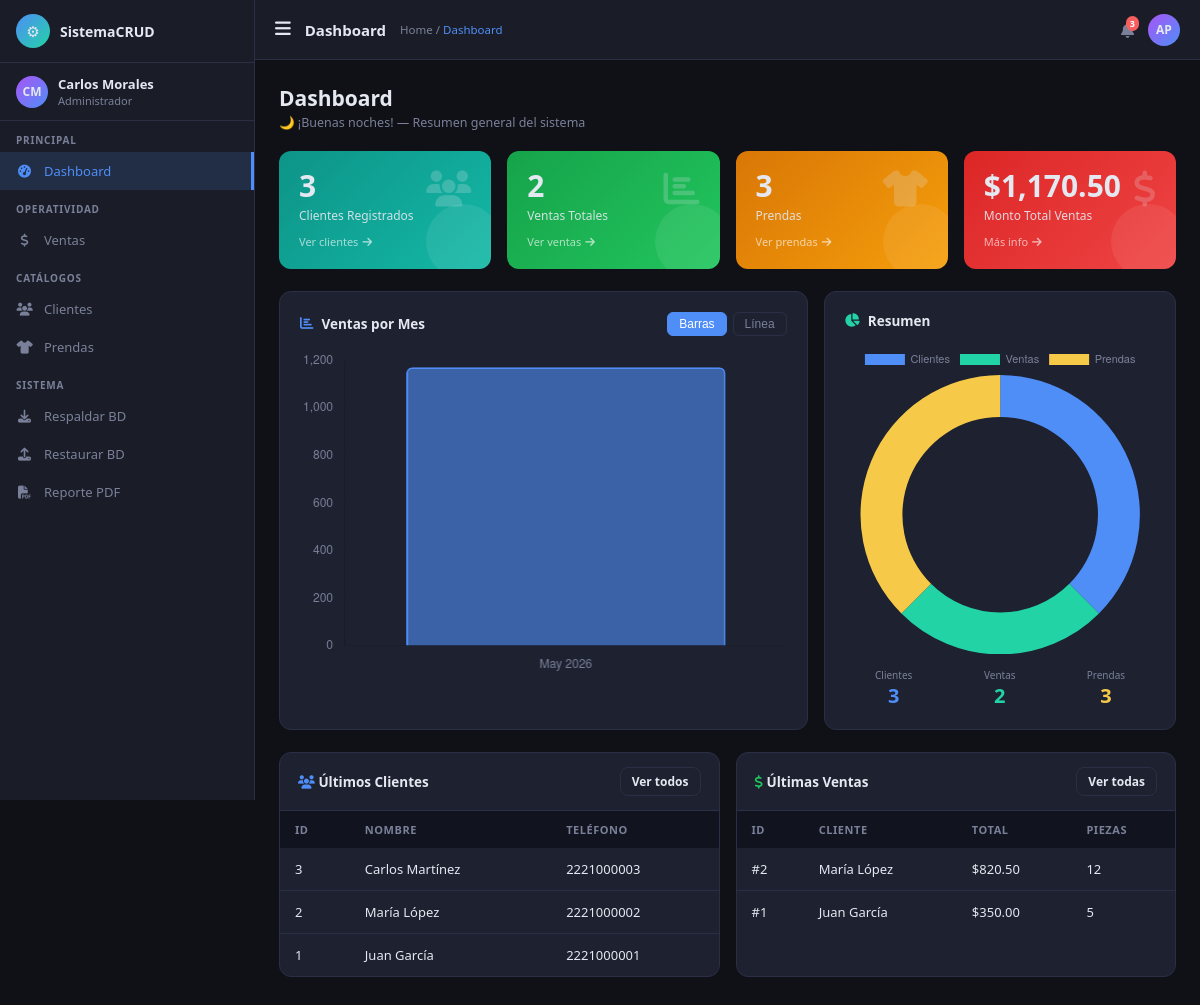
Before: / with the older database file.
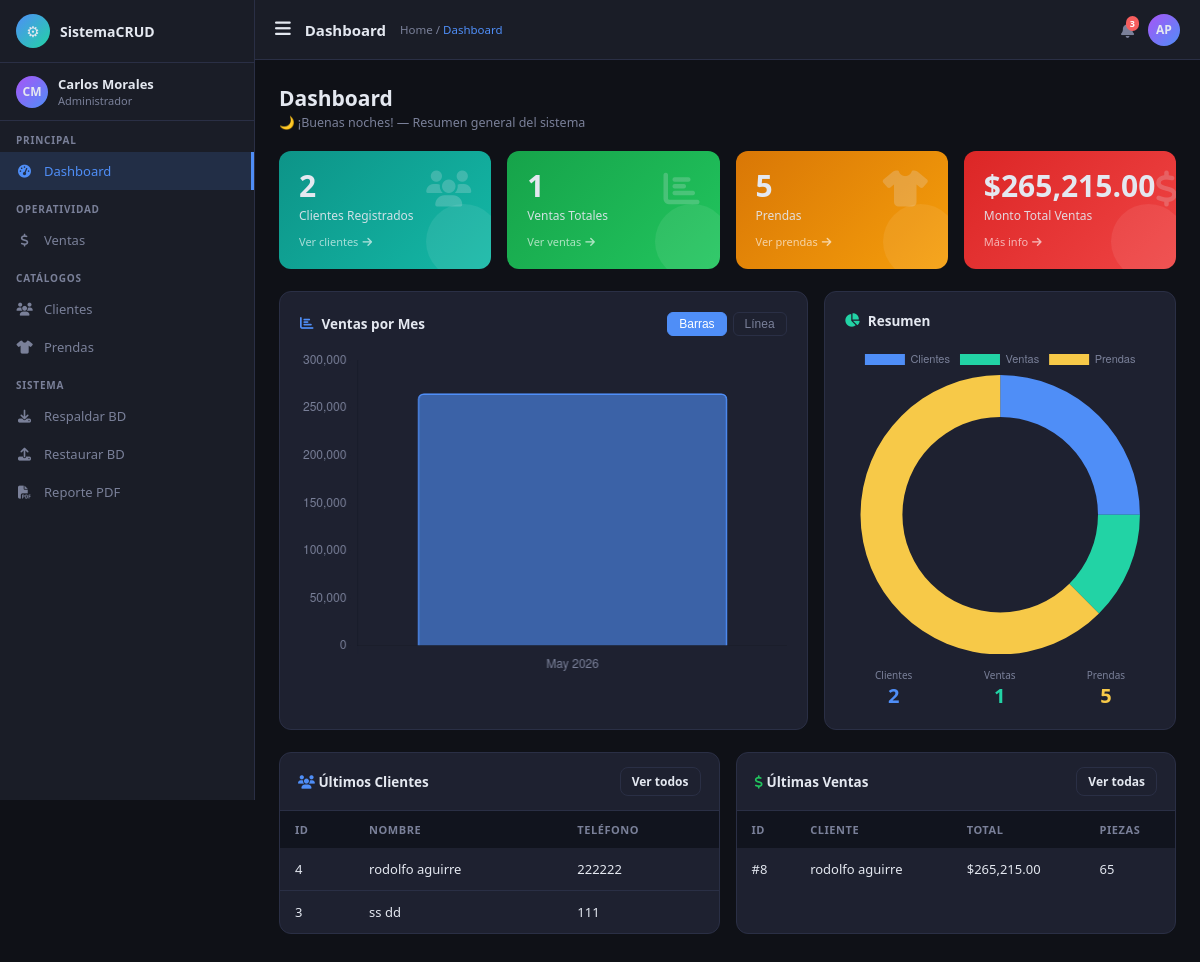
After: the same page with the newer database file.
### tables this page shows
CREATE TABLE `cliente` (
  `Id_cliente` int NOT NULL AUTO_INCREMENT,
  `Nombre` varchar(20) NOT NULL,
  `Ap_paterno` varchar(20) NOT NULL,
  `Telefono` varchar(10) NOT NULL,
  `Contrasena` varchar(255) NOT NULL,
  `Direccion` varchar(100) NOT NULL,
  `CP` varchar(5) NOT NULL,
  PRIMARY KEY (`Id_cliente`),
  KEY `idx_nombre` (`Nombre`),
  KEY `idx_apellido` (`Ap_paterno`)
);

CREATE TABLE `venta` (
  `Id_venta` int NOT NULL AUTO_INCREMENT,
  `Fecha` date NOT NULL,
  `Realizacion` varchar(40) NOT NULL,
  `Total` decimal(10,2) NOT NULL,
  `Id_cliente` int NOT NULL,
  `Total_piezas` int NOT NULL,
  `Id_detallev` int DEFAULT NULL,
  PRIMARY KEY (`Id_venta`),
  KEY `detalleventa_Venta_fk` (`Id_detallev`),
  KEY `Cliente_Venta_fk` (`Id_cliente`),
  CONSTRAINT `Cliente_Venta_fk` FOREIGN KEY (`Id_cliente`) REFERENCES `cliente` (`Id_cliente`),
  CONSTRAINT `detalleventa_Venta_fk` FOREIGN KEY (`Id_detallev`) REFERENCES `detalleventa` (`Id_detallev`),
  CONSTRAINT `fk_cliente_venta` FOREIGN KEY (`Id_cliente`) REFERENCES `cliente` (`Id_cliente`),
  CONSTRAINT `fk_detallev_venta` FOREIGN KEY (`Id_detallev`) REFERENCES `detalleventa` (`Id_detallev`)
);

### controllers/DashboardController.php (called while the page is built)
<?php
class DashboardController {
    public function index() {
        $clienteModel = new Cliente();
        $ventaModel   = new Venta();
        $prendaModel  = new Prenda();
        $hora = (int)date('H');
        if ($hora >= 6 && $hora < 12)      $saludo = '☀️ ¡Buenos días!';
        elseif ($hora >= 12 && $hora < 19) $saludo = '🌤️ ¡Buenas tardes!';
        else                                $saludo = '🌙 ¡Buenas noches!';
        $ventasMes      = $ventaModel->getPerMonth();
        $labels         = array_column($ventasMes, 'mes');
        $totales        = array_column($ventasMes, 'total');
        $total_clientes = $clienteModel->count();
        $total_ventas   = $ventaModel->count();
        $total_prendas  = $prendaModel->count();
        $monto_total    = $ventaModel->sumTotal();
        $ultimos_clientes = $clienteModel->getLast5();
        $ultimas_ventas   = $ventaModel->getLast5();
        require_once 'views/Dashboard/index.php';
    }
}

### models/Database.php (called while the page is built, shortened)
<?php
class Database {
    private static $instance = null;
    public static function getConnection() {
        if (self::$instance === null) {
            self::$instance = new mysqli(DB_HOST, DB_USER, DB_PASS, DB_NAME);
            self::$instance->set_charset('utf8mb4');
        }
        return self::$instance;
    }
}

### models/Cliente.php (called while the page is built, shortened)
<?php
class Cliente {
    private $db;
    public function __construct() {
        $this->db = Database::getConnection();
    }
    public function getLast5(): array {
        $result = $this->db->query(
            'SELECT Id_cliente, Nombre, Ap_paterno, Telefono, Direccion
             FROM cliente ORDER BY Id_cliente DESC LIMIT 5'
        );
        return $result->fetch_all(MYSQLI_ASSOC);
    }
    public function count(): int {
        return (int) $this->db->query('SELECT COUNT(*) FROM cliente')->fetch_row()[0];
    }
}

### models/Venta.php (called while the page is built, shortened)
<?php
class Venta {
    private $db;
    public function __construct() {
        $this->db = Database::getConnection();
    }
    public function getLast5(): array {
        $result = $this->db->query(
            'SELECT v.Id_venta, v.Fecha, v.Total, v.Total_piezas,
                    c.Nombre, c.Ap_paterno
             FROM venta v
             INNER JOIN cliente c ON v.Id_cliente = c.Id_cliente
             ORDER BY v.Id_venta DESC LIMIT 5'
        );
        return $result->fetch_all(MYSQLI_ASSOC);
    }
    public function count(): int {
        return (int) $this->db->query('SELECT COUNT(*) FROM venta')->fetch_row()[0];
    }
    public function sumTotal(): string {
        $val = $this->db->query('SELECT SUM(Total) FROM venta')->fetch_row()[0];
        return $val ? number_format((float)$val, 2) : '0.00';
    }
    public function getPerMonth(): array {
        $result = $this->db->query(
            "SELECT DATE_FORMAT(Fecha,'%b %Y') AS mes,
                    COUNT(*) AS cantidad,
                    SUM(Total) AS total
             FROM venta
             GROUP BY DATE_FORMAT(Fecha,'%Y-%m'), DATE_FORMAT(Fecha,'%b %Y')
             ORDER BY MIN(Fecha) ASC
             LIMIT 6"
        );
        return $result->fetch_all(MYSQLI_ASSOC);
    }
}

### models/Prenda.php (called while the page is built, shortened)
<?php
class Prenda {
    private $db;
    public function __construct() {
        $this->db = Database::getConnection();
    }
    public function count(): int {
        return (int) $this->db->query('SELECT COUNT(*) FROM prendas')->fetch_row()[0];
    }
}

### views/Dashboard/index.php (the view)
<?php
$page_id    = 'dashboard';
$page_title = 'Dashboard';
require_once 'views/layouts/header.php';
?>
<div style="display:flex;align-items:center;justify-content:space-between;margin-bottom:20px;flex-wrap:wrap;gap:10px">
  <div>
    <div class="ptitle" style="margin-bottom:2px">Dashboard</div>
    <div class="psub" style="margin-bottom:0"><?php echo $saludo; ?> — Resumen general del sistema</div>
  </div>
</div>
<div class="stat-grid">
  <div class="sc sc-teal">
    <div>
      <div class="sc-val"><?php echo $total_clientes; ?></div>
      <div class="sc-lbl">Clientes Registrados</div>
      <a href="<?php echo url('cliente'); ?>" class="sc-more" style="color:rgba(255,255,255,.85)">Ver clientes <i class="fas fa-arrow-right"></i></a>
    </div>
    <i class="fas fa-users sc-icon"></i>
  </div>
  <div class="sc sc-green">
    <div>
      <div class="sc-val"><?php echo $total_ventas; ?></div>
      <div class="sc-lbl">Ventas Totales</div>
      <a href="<?php echo url('venta'); ?>" class="sc-more" style="color:rgba(255,255,255,.85)">Ver ventas <i class="fas fa-arrow-right"></i></a>
    </div>
    <i class="fas fa-chart-bar sc-icon"></i>
  </div>
  <div class="sc sc-amber">
    <div>
      <div class="sc-val"><?php echo $total_prendas; ?></div>
      <div class="sc-lbl">Prendas</div>
      <a href="<?php echo url('prenda'); ?>" class="sc-more" style="color:rgba(255,255,255,.85)">Ver prendas <i class="fas fa-arrow-right"></i></a>
    </div>
    <i class="fas fa-tshirt sc-icon"></i>
  </div>
  <div class="sc sc-red">
    <div>
      <div class="sc-val">$<?php echo $monto_total; ?></div>
      <div class="sc-lbl">Monto Total Ventas</div>
      <a href="<?php echo url('venta'); ?>" class="sc-more" style="color:rgba(255,255,255,.85)">Más info <i class="fas fa-arrow-right"></i></a>
    </div>
    <i class="fas fa-dollar-sign sc-icon"></i>
  </div>
</div>
<div class="chart-row">
  <div class="chart-card">
    <div class="ch-hdr">
      <div class="ch-ttl"><i class="fas fa-chart-bar" style="color:var(--accent)"></i> Ventas por Mes</div>
      <div class="ch-btns">
        <button class="ch-btn act" onclick="switchChart('bar',this)">Barras</button>
        <button class="ch-btn" onclick="switchChart('line',this)">Línea</button>
      </div>
    </div>
    <canvas id="graficaVentas" height="200"></canvas>
  </div>
  <div class="chart-card">
    <div class="ch-hdr">
      <div class="ch-ttl"><i class="fas fa-pie-chart" style="color:var(--accent2)"></i> Resumen</div>
    </div>
    <canvas id="graficaDonut" height="160"></canvas>
    <div style="display:grid;grid-template-columns:repeat(3,1fr);gap:8px;margin-top:14px;text-align:center">
      <div>
        <div style="font-size:10px;color:var(--muted)">Clientes</div>
        <div style="font-size:20px;font-weight:800;color:var(--accent)"><?php echo $total_clientes; ?></div>
      </div>
      <div>
        <div style="font-size:10px;color:var(--muted)">Ventas</div>
        <div style="font-size:20px;font-weight:800;color:var(--accent2)"><?php echo $total_ventas; ?></div>
      </div>
      <div>
        <div style="font-size:10px;color:var(--muted)">Prendas</div>
        <div style="font-size:20px;font-weight:800;color:var(--accent3)"><?php echo $total_prendas; ?></div>
      </div>
    </div>
  </div>
</div>
<div style="display:grid;grid-template-columns:1fr 1fr;gap:16px">
  <div class="tcard">
    <div class="tcard-hdr">
      <div class="tcard-ttl"><i class="fas fa-users" style="color:var(--accent)"></i> Últimos Clientes</div>
      <a href="<?php echo url('cliente'); ?>" class="btn btn-sm btn-outline">Ver todos</a>
    </div>
    <table>
      <thead><tr><th>ID</th><th>Nombre</th><th>Teléfono</th></tr></thead>
      <tbody>
        <?php foreach ($ultimos_clientes as $c): ?>
        <tr>
          <td><?php echo $c['Id_cliente']; ?></td>
          <td><?php echo htmlspecialchars($c['Nombre'] . ' ' . $c['Ap_paterno']); ?></td>
          <td><?php echo htmlspecialchars($c['Telefono']); ?></td>
        </tr>
        <?php endforeach; ?>
      </tbody>
    </table>
  </div>
  <div class="tcard">
    <div class="tcard-hdr">
      <div class="tcard-ttl"><i class="fas fa-dollar-sign" style="color:var(--green)"></i> Últimas Ventas</div>
      <a href="<?php echo url('venta'); ?>" class="btn btn-sm btn-outline">Ver todas</a>
    </div>
    <table>
      <thead><tr><th>ID</th><th>Cliente</th><th>Total</th><th>Piezas</th></tr></thead>
      <tbody>
        <?php foreach ($ultimas_ventas as $v): ?>
        <tr>
          <td>#<?php echo $v['Id_venta']; ?></td>
          <td><?php echo htmlspecialchars($v['Nombre'] . ' ' . $v['Ap_paterno']); ?></td>
          <td>$<?php echo number_format($v['Total'], 2); ?></td>
          <td><?php echo $v['Total_piezas']; ?></td>
        </tr>
        <?php endforeach; ?>
      </tbody>
    </table>
  </div>
</div>
<script>
const labels  = <?php echo json_encode($labels); ?>;
const totales = <?php echo json_encode(array_map('floatval', $totales)); ?>;
const cfg = (type) => ({
  type,
  data: {
    labels,
    datasets: [{
      label: 'Ventas ($)',
      data: totales,
      backgroundColor: type === 'bar'
        ? 'rgba(79,142,247,.6)'
        : 'rgba(79,142,247,.15)',
      borderColor: '#4f8ef7',
      borderWidth: 2,
      borderRadius: type === 'bar' ? 6 : 0,
      tension: 0.4,
      fill: type === 'line',
    }]
  },
  options: {
    responsive: true,
    plugins: { legend: { display: false } },
    scales: {
      x: { ticks: { color: '#7a8099' }, grid: { color: '#1e2130' } },
      y: { ticks: { color: '#7a8099' }, grid: { color: '#1e2130' } }
    }
  }
});
let chartV = new Chart(document.getElementById('graficaVentas'), cfg('bar'));
function switchChart(type, btn) {
  document.querySelectorAll('.ch-btn').forEach(b => b.classList.remove('act'));
  btn.classList.add('act');
  chartV.destroy();
  chartV = new Chart(document.getElementById('graficaVentas'), cfg(type));
}
new Chart(document.getElementById('graficaDonut'), {
  type: 'doughnut',
  data: {
    labels: ['Clientes', 'Ventas', 'Prendas'],
    datasets: [{
      data: [<?php echo $total_clientes; ?>, <?php echo $total_ventas; ?>, <?php echo $total_prendas; ?>],
      backgroundColor: ['#4f8ef7','#22d3a5','#f7c948'],
      borderWidth: 0
    }]
  },
  options: {
    responsive: true,
    cutout: '70%',
    plugins: { legend: { labels: { color: '#7a8099', font: { size: 11 } } } }
  }
});
</script>
<?php require_once 'views/layouts/footer.php'; ?>

### index.php (shortened to what this page needs)
<?php
require_once 'config/database.php';
require_once 'models/Database.php';
require_once 'models/Cliente.php';
require_once 'models/Venta.php';
require_once 'models/Prenda.php';
require_once 'controllers/DashboardController.php';
function url(string $ctrl, string $action = 'index', array $params = []): string {
    $u = BASE_URL . '?controller=' . $ctrl . '&action=' . $action;
    return $u;
}
$controller = isset($_GET['controller']) ? preg_replace('/[^a-zA-Z]/', '', $_GET['controller']) : 'dashboard';
switch ($controller) {
    case 'dashboard':
    default:
        $ctrl = new DashboardController();
        $ctrl->index();
        break;
}

### views/layouts/header.php (shortened to what this page needs)
<!DOCTYPE html>
<html lang="es">
<head>
  <link href="https://cdnjs.cloudflare.com/ajax/libs/font-awesome/6.4.0/css/all.min.css" rel="stylesheet">
</head>
<body>
<nav id="sb">
  <div class="sb-head">
    <div class="logo-c">⚙</div>
    <div class="logo-t">SistemaCRUD</div>
  </div>
  <div class="sb-user">
    <div class="av">CM</div>
    <div>
      <div class="un">Carlos Morales</div>
      <div class="ur">Administrador</div>
    </div>
  </div>
  <div class="sb-lbl">Principal</div>
  <a href="<?php echo url('dashboard'); ?>" class="ni <?php echo ($page_id??'')==='dashboard'?'act':''; ?>">
    <i class="fas fa-tachometer-alt"></i><span>Dashboard</span>
  </a>
  <div class="sb-lbl">Operatividad</div>
  <a href="<?php echo url('venta'); ?>" class="ni <?php echo ($page_id??'')==='ventas'?'act':''; ?>">
    <i class="fas fa-dollar-sign"></i><span>Ventas</span>
  </a>
  <div class="sb-lbl">Catálogos</div>
  <a href="<?php echo url('cliente'); ?>" class="ni <?php echo ($page_id??'')==='clientes'?'act':''; ?>">
    <i class="fas fa-users"></i><span>Clientes</span>
  </a>
  <a href="<?php echo url('prenda'); ?>" class="ni <?php echo ($page_id??'')==='prendas'?'act':''; ?>">
    <i class="fas fa-tshirt"></i><span>Prendas</span>
  </a>
  <div class="sb-lbl">Sistema</div>
  <a href="<?php echo url('respaldo','descargar'); ?>" class="ni">
    <i class="fas fa-download"></i><span>Respaldar BD</span>
  </a>
  <a href="<?php echo url('respaldo'); ?>" class="ni <?php echo ($page_id??'')==='restaurar'?'act':''; ?>">
    <i class="fas fa-upload"></i><span>Restaurar BD</span>
  </a>
  <a href="<?php echo url('cliente','reporte'); ?>" class="ni">
    <i class="fas fa-file-pdf"></i><span>Reporte PDF</span>
  </a>
</nav>
<div id="main">
  <div class="topbar">
    <button class="tb-toggle" onclick="toggleSB()"><i class="fas fa-bars"></i></button>
    <div class="tb-title"><?php echo htmlspecialchars($page_title ?? 'Sistema'); ?></div>
    <div style="font-size:11.5px;color:var(--muted)">
      Home / <span style="color:var(--accent)"><?php echo htmlspecialchars($page_title ?? ''); ?></span>
    </div>
    <div class="tb-right">
      <div class="tb-icon"><i class="fas fa-bell"></i><span class="bdot">3</span></div>
      <div class="av" style="cursor:pointer">AP</div>
    </div>
  </div>
  <div id="content">

### views/layouts/footer.php (shortened to what this page needs)
  </div>
</div>
</body>
</html>

Changed rows visible on the page:
removed cliente: Id_cliente "2", Nombre+Ap_paterno "María López", Telefono "2221000002"
removed cliente: Id_cliente "1", Nombre+Ap_paterno "Juan García", Telefono "2221000001"
removed venta: Id_venta "2", Id_cliente.Ap_paterno "María López", Total "820.50", Total_piezas "12"
removed venta: Id_venta "1", Id_cliente.Ap_paterno "Juan García", Total "350.00", Total_piezas "5"
added cliente: Id_cliente "4", Nombre+Ap_paterno "rodolfo aguirre", Telefono "222222"
changed cliente id 3: Nombre+Ap_paterno "Carlos Martínez" → "ss dd"; Telefono "2221000003" → "111"
added venta: Id_venta "8", Id_cliente.Ap_paterno "rodolfo aguirre", Total "265,215.00", Total_piezas "65"
Other visible differences:
$total_clientes: "3" → "2"
$total_ventas: "2" → "1"
$total_prendas: "3" → "5"
$monto_total: "1,170.50" → "265,215.00"
chart data {{ json_encode(array_map('floatval', $totales)) }}: [1170.5] → [265215]
chart data {{ $total_clientes }}: 3 → 2
chart data {{ $total_ventas }}: 2 → 1
chart data {{ $total_prendas }}: 3 → 5
